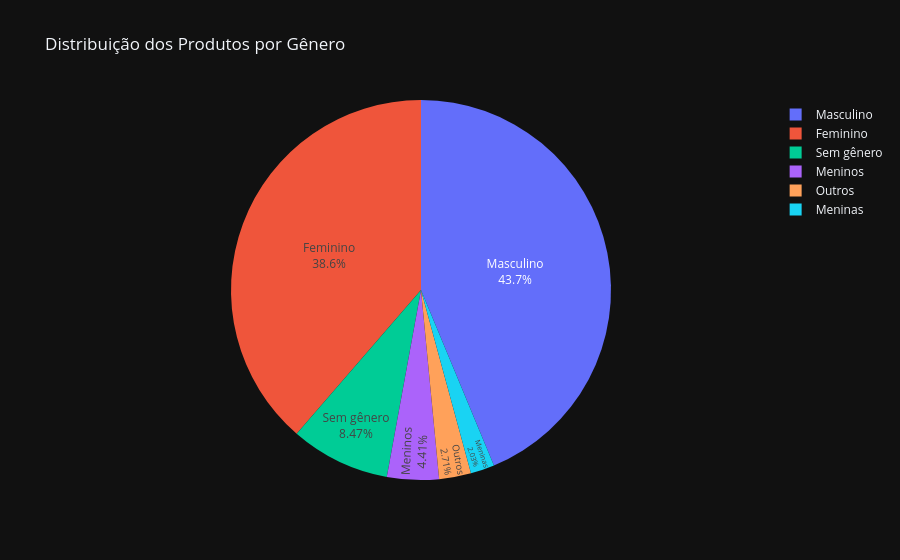

Notebook cell for this chart:
### Markdown cell above
### 3.5 Gráfico de Pizza — Distribuição por Gênero

O gráfico de pizza apresenta a participação das diferentes categorias de gênero no conjunto de produtos. Categorias com pouca ocorrência são agrupadas como "Outros" para melhorar a leitura da visualização.

### Code cell
genero = df['Gênero'].value_counts()

principais = genero[genero >= 5].copy()
outros = genero[genero < 5].sum()

if outros > 0:
    principais['Outros'] = outros

df_genero = principais.reset_index()
df_genero.columns = ['Gênero', 'Quantidade']

fig_pizza = px.pie(
    df_genero,
    names='Gênero',
    values='Quantidade',
    title='Distribuição dos Produtos por Gênero'
)

fig_pizza.update_traces(
    textposition='inside',
    textinfo='percent+label'
)

### Figure 1 — Plotly figure (JSON) as saved in the notebook; plotly's stock layout.template omitted (floating-point values rounded to 4 significant figures)
{"data": [{"domain": {"x": [0.0, 1.0], "y": [0.0, 1.0]}, "hovertemplate": "Gênero=%{label}<br>Quantidade=%{value}<extra></extra>", "labels": ["Masculino", "Feminino", "Sem gênero", "Meninos", "Meninas", "Outros"], "legendgroup": "", "name": "", "showlegend": true, "values": [129, 114, 25, 13, 6, 8], "type": "pie", "textinfo": "percent+label", "textposition": "inside"}], "layout": {"legend": {"tracegroupgap": 0}, "title": {"text": "Distribuição dos Produtos por Gênero"}}}
